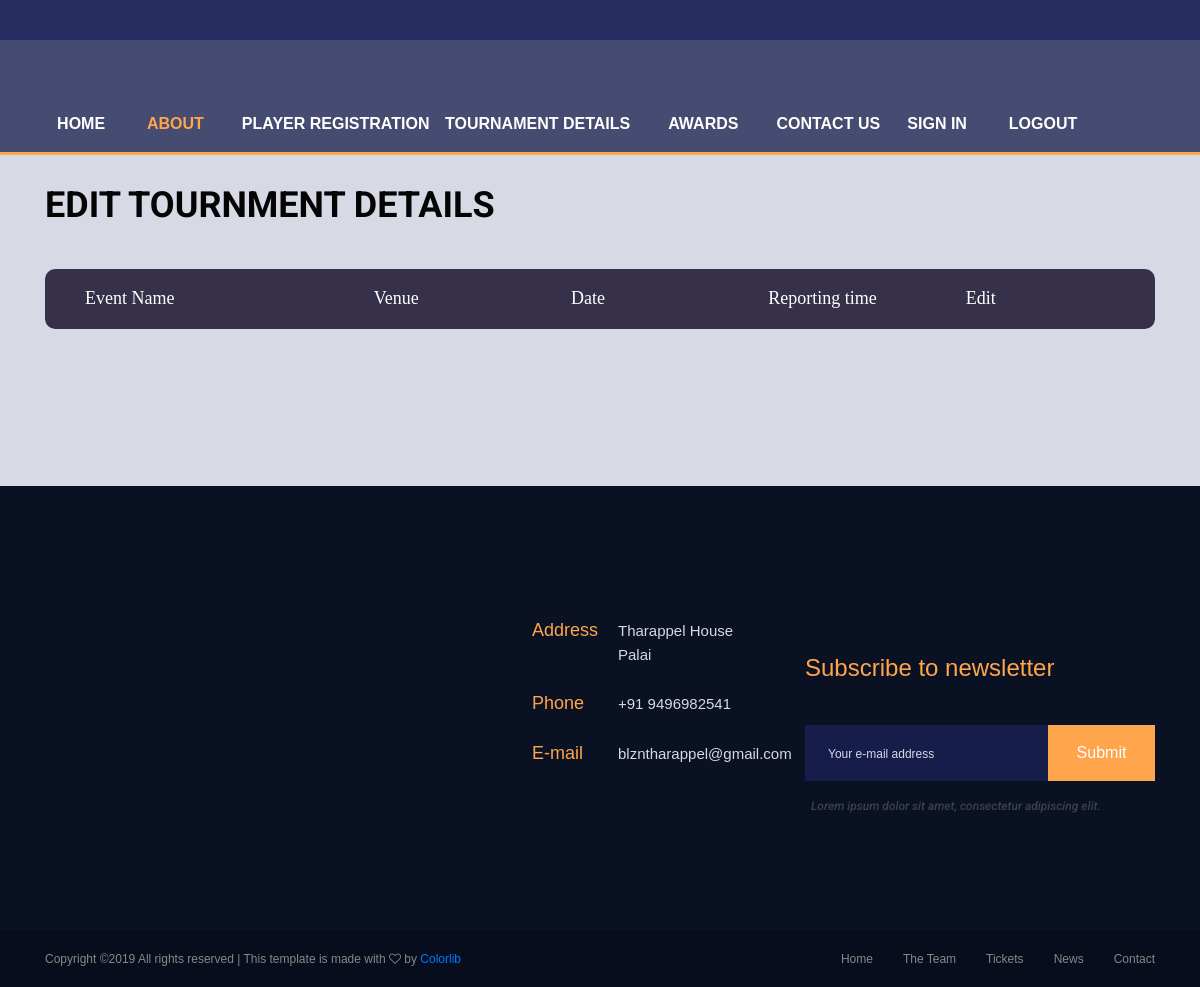
The page /dashboard/tour-listview (signed in) on the database as committed earlier.
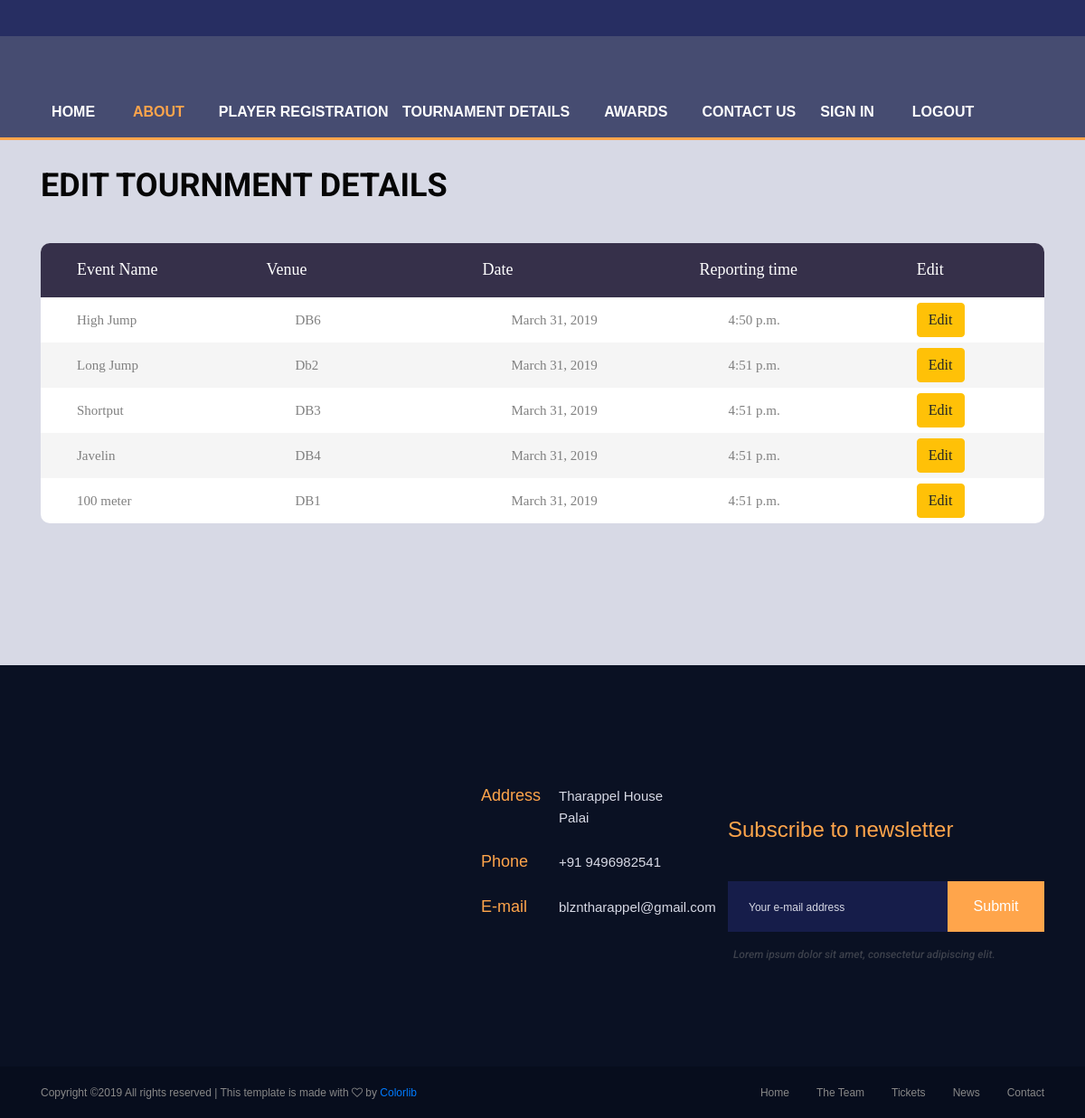
The same page on the database as committed later.
### Appadmin1/models.py (models this page shows, shortened)
class Tournament(models.Model):
    eventname = models.CharField(max_length=30, default="None", choices = EVENT_CHOICES)
    venue = models.CharField(max_length=30)
    date = models.DateField(max_length=30)
    time = models.TimeField(max_length=30)

### admin_dashboard/views.py (the view)
# urls.py: path('tour-listview',tlistView.as_view(),name='tour_list'),
class tlistView(LoginRequiredMixin,ListView):
    content_object_name ='tournament_list'
    model = Tournament
    template_name = 'admin/tour_list.html'

### template/admin/tour_list.html (shortened to what this page needs)
{% extends "club/base3.html"%}
{% load static from staticfiles %}
{% block body_block %}
<div class="news">
  <div class="container">
    <div class="row">
      <div class="col">
        <div class="section_title_container">
          <div class="section_title">
            <br><br><br><br>
            <h1>Edit Tournment Details</h1>
            <br><br>
            <div class="container-table100">
              <div class="wrap-table100">
                <div class="table100">
                    <table>
                      <thead>
                      <tr class="table100-head">
                        <th class="column1">Event Name</th>
                        <th class="column2">Venue</th>
                        <th class="column2">Date</th>
                        <th class="column2">Reporting time</th>
                        <th class="column2">Edit</th>
                      </tr>
                      </thead>
                      <tbody>
                        {% for details in tournament_list %}
                        <tr class="table100-head">
                          <td class="column1">{{ details.eventname }}</td>
                          <td class="column1">{{ details.venue }}</td>
                          <td class="column1">{{ details.date }}</td>
                          <td class="column1">{{ details.time }}</td>
                          <td class="column2"><a class="btn btn-warning" href="{% url 'adminD:update' pk=details.pk %}">Edit</a></td>
                        </tr>
                        {% endfor %}
                    </tbody>
                  </table>
                </div>
              </div>
            </div>
          </div>
        </div>
      </div>
    </div>
  </div>
</div>
{% endblock %}

Rows that differ between the two databases and show on the page:
added Tournament: eventname "High Jump", venue "DB6", date "March 31, 2019", time "4:50 p.m."
added Tournament: eventname "Long Jump", venue "Db2", date "March 31, 2019", time "4:51 p.m."
added Tournament: eventname "Shortput", venue "DB3", date "March 31, 2019", time "4:51 p.m."
added Tournament: eventname "Javelin", venue "DB4", date "March 31, 2019", time "4:51 p.m."
added Tournament: eventname "100 meter", venue "DB1", date "March 31, 2019", time "4:51 p.m."
